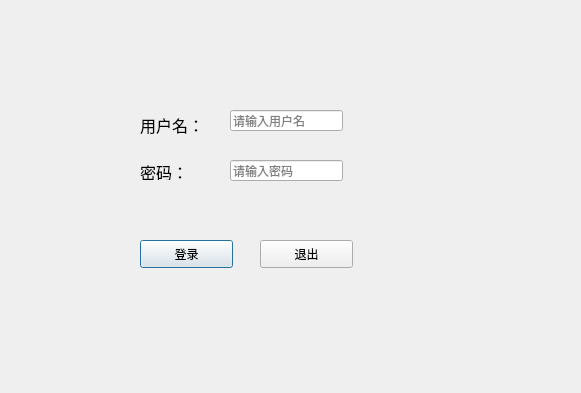
<?xml version="1.0" encoding="UTF-8"?>
<ui version="4.0">
 <class>LoginDialog</class>
 <widget class="QDialog" name="LoginDialog">
  <property name="geometry">
   <rect>
    <x>0</x>
    <y>0</y>
    <width>581</width>
    <height>393</height>
   </rect>
  </property>
  <property name="windowTitle">
   <string>Dialog</string>
  </property>
  <widget class="QLabel" name="label">
   <property name="geometry">
    <rect>
     <x>140</x>
     <y>110</y>
     <width>81</width>
     <height>31</height>
    </rect>
   </property>
   <property name="text">
    <string>&lt;html&gt;&lt;head/&gt;&lt;body&gt;&lt;p&gt;&lt;span style=&quot; font-size:12pt;&quot;&gt;用户名：&lt;/span&gt;&lt;/p&gt;&lt;/body&gt;&lt;/html&gt;</string>
   </property>
  </widget>
  <widget class="QLabel" name="label_2">
   <property name="geometry">
    <rect>
     <x>140</x>
     <y>160</y>
     <width>71</width>
     <height>20</height>
    </rect>
   </property>
   <property name="text">
    <string>&lt;html&gt;&lt;head/&gt;&lt;body&gt;&lt;p&gt;&lt;span style=&quot; font-size:12pt;&quot;&gt;密码：&lt;/span&gt;&lt;/p&gt;&lt;/body&gt;&lt;/html&gt;</string>
   </property>
  </widget>
  <widget class="QLineEdit" name="usrLineEdit">
   <property name="geometry">
    <rect>
     <x>230</x>
     <y>110</y>
     <width>113</width>
     <height>21</height>
    </rect>
   </property>
   <property name="placeholderText">
    <string>请输入用户名</string>
   </property>
  </widget>
  <widget class="QLineEdit" name="pwdLineEdit">
   <property name="geometry">
    <rect>
     <x>230</x>
     <y>160</y>
     <width>113</width>
     <height>21</height>
    </rect>
   </property>
   <property name="echoMode">
    <enum>QLineEdit::Password</enum>
   </property>
   <property name="placeholderText">
    <string>请输入密码</string>
   </property>
  </widget>
  <widget class="QPushButton" name="loginBtn">
   <property name="geometry">
    <rect>
     <x>140</x>
     <y>240</y>
     <width>93</width>
     <height>28</height>
    </rect>
   </property>
   <property name="text">
    <string>登录</string>
   </property>
  </widget>
  <widget class="QPushButton" name="exitBtn">
   <property name="geometry">
    <rect>
     <x>260</x>
     <y>240</y>
     <width>93</width>
     <height>28</height>
    </rect>
   </property>
   <property name="text">
    <string>退出</string>
   </property>
  </widget>
 </widget>
 <resources/>
 <connections>
  <connection>
   <sender>exitBtn</sender>
   <signal>clicked()</signal>
   <receiver>LoginDialog</receiver>
   <slot>close()</slot>
   <hints>
    <hint type="sourcelabel">
     <x>306</x>
     <y>253</y>
    </hint>
    <hint type="destinationlabel">
     <x>290</x>
     <y>196</y>
    </hint>
   </hints>
  </connection>
 </connections>
</ui>
